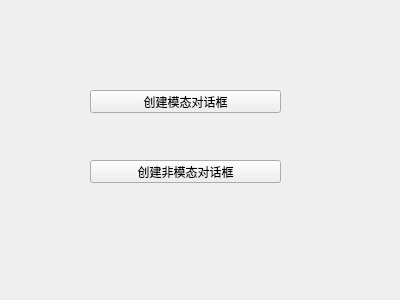
<?xml version="1.0" encoding="UTF-8"?>
<ui version="4.0">
 <class>Widget</class>
 <widget class="QWidget" name="Widget">
  <property name="geometry">
   <rect>
    <x>0</x>
    <y>0</y>
    <width>400</width>
    <height>300</height>
   </rect>
  </property>
  <property name="windowTitle">
   <string>Widget</string>
  </property>
  <widget class="QPushButton" name="pushButton">
   <property name="geometry">
    <rect>
     <x>90</x>
     <y>90</y>
     <width>191</width>
     <height>23</height>
    </rect>
   </property>
   <property name="text">
    <string>创建模态对话框</string>
   </property>
  </widget>
  <widget class="QPushButton" name="pushButton_2">
   <property name="geometry">
    <rect>
     <x>90</x>
     <y>160</y>
     <width>191</width>
     <height>23</height>
    </rect>
   </property>
   <property name="text">
    <string>创建非模态对话框</string>
   </property>
  </widget>
 </widget>
 <layoutdefault spacing="6" margin="11"/>
 <resources/>
 <connections/>
</ui>
